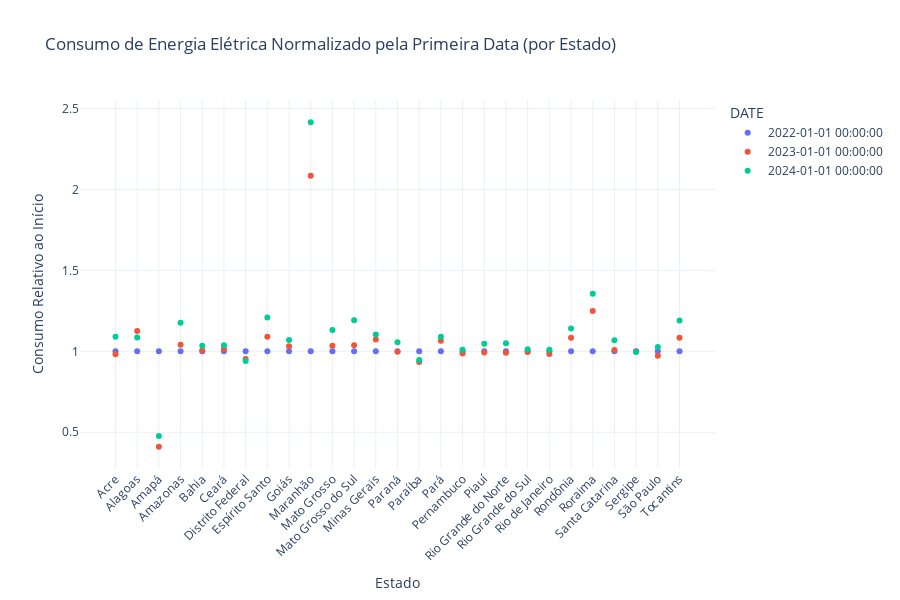

Write notebook code for a chart like this one.
### Markdown cell above
MG e SP disparam no consumo, fazendo com que outras UF fiquem ocultas. Normalizando para uma melhor visualização da evolução:

### Code cell
import pandas as pd
import plotly.express as px

# Copiar o DataFrame
dados_normalizados = dados_energia_corrigido.copy()

# Ordenar por data para garantir que a primeira data venha primeiro
dados_normalizados = dados_normalizados.sort_values(['NOME_ESTADO', 'DATE'])

# Obter o valor da primeira data por estado
valores_iniciais = dados_normalizados.groupby('NOME_ESTADO')['VALOR'].transform('first')

# Normalizar com base no valor da primeira data
dados_normalizados['VALOR_NORMALIZADO'] = dados_normalizados['VALOR'] / valores_iniciais

# Criar scatter plot com Plotly
fig = px.scatter(
    dados_normalizados,
    x='NOME_ESTADO',
    y='VALOR_NORMALIZADO',
    color='DATE',
    title='Consumo de Energia Elétrica Normalizado pela Primeira Data (por Estado)',
    labels={'VALOR_NORMALIZADO': 'Consumo Relativo ao Início', 'NOME_ESTADO': 'Estado'}
)

fig.update_layout(
    xaxis_tickangle=-45,
    template='plotly_white',
    height=600
)

fig.show()

### Figure 1 — Plotly figure (JSON) as saved in the notebook; plotly's stock layout.template omitted (floating-point values rounded to 4 significant figures)
{"data": [{"hovertemplate": "DATE=2022-01-01 00:00:00<br>Estado=%{x}<br>Consumo Relativo ao Início=%{y}<extra></extra>", "legendgroup": "2022-01-01 00:00:00", "marker": {"color": "#636efa", "symbol": "circle"}, "mode": "markers", "name": "2022-01-01 00:00:00", "orientation": "v", "showlegend": true, "type": "scatter", "x": ["Acre", "Alagoas", "Amapá", "Amazonas", "Bahia", "Ceará", "Distrito Federal", "Espírito Santo", "Goiás", "Maranhão", "Mato Grosso", "Mato Grosso do Sul", "Minas Gerais", "Paraná", "Paraíba", "Pará", "Pernambuco", "Piauí", "Rio Grande do Norte", "Rio Grande do Sul", "Rio de Janeiro", "Rondônia", "Roraima", "Santa Catarina", "Sergipe", "São Paulo", "Tocantins"], "xaxis": "x", "y": [1.0, 1.0, 1.0, 1.0, 1.0, 1.0, 1.0, 1.0, 1.0, 1.0, 1.0, 1.0, 1.0, 1.0, 1.0, 1.0, 1.0, 1.0, 1.0, 1.0, 1.0, 1.0, 1.0, 1.0, 1.0, 1.0, 1.0], "yaxis": "y"}, {"hovertemplate": "DATE=2023-01-01 00:00:00<br>Estado=%{x}<br>Consumo Relativo ao Início=%{y}<extra></extra>", "legendgroup": "2023-01-01 00:00:00", "marker": {"color": "#EF553B", "symbol": "circle"}, "mode": "markers", "name": "2023-01-01 00:00:00", "orientation": "v", "showlegend": true, "type": "scatter", "x": ["Acre", "Alagoas", "Amapá", "Amazonas", "Bahia", "Ceará", "Distrito Federal", "Espírito Santo", "Goiás", "Maranhão", "Mato Grosso", "Mato Grosso do Sul", "Minas Gerais", "Paraná", "Paraíba", "Pará", "Pernambuco", "Piauí", "Rio Grande do Norte", "Rio Grande do Sul", "Rio de Janeiro", "Rondônia", "Roraima", "Santa Catarina", "Sergipe", "São Paulo", "Tocantins"], "xaxis": "x", "y": [0.9818, 1.125, 0.4103, 1.041, 1.006, 1.015, 0.9532, 1.089, 1.032, 2.084, 1.034, 1.038, 1.073, 0.997, 0.9344, 1.065, 0.9866, 0.993, 0.9919, 0.9959, 0.9832, 1.083, 1.249, 1.008, 0.9992, 0.9725, 1.084], "yaxis": "y"}, {"hovertemplate": "DATE=2024-01-01 00:00:00<br>Estado=%{x}<br>Consumo Relativo ao Início=%{y}<extra></extra>", "legendgroup": "2024-01-01 00:00:00", "marker": {"color": "#00cc96", "symbol": "circle"}, "mode": "markers", "name": "2024-01-01 00:00:00", "orientation": "v", "showlegend": true, "type": "scatter", "x": ["Acre", "Alagoas", "Amapá", "Amazonas", "Bahia", "Ceará", "Distrito Federal", "Espírito Santo", "Goiás", "Maranhão", "Mato Grosso", "Mato Grosso do Sul", "Minas Gerais", "Paraná", "Paraíba", "Pará", "Pernambuco", "Piauí", "Rio Grande do Norte", "Rio Grande do Sul", "Rio de Janeiro", "Rondônia", "Roraima", "Santa Catarina", "Sergipe", "São Paulo", "Tocantins"], "xaxis": "x", "y": [1.091, 1.086, 0.4768, 1.176, 1.034, 1.037, 0.9399, 1.209, 1.07, 2.415, 1.132, 1.193, 1.105, 1.056, 0.9459, 1.09, 1.011, 1.047, 1.049, 1.012, 1.01, 1.141, 1.356, 1.068, 0.9956, 1.027, 1.191], "yaxis": "y"}], "layout": {"height": 600, "legend": {"title": {"text": "DATE"}, "tracegroupgap": 0}, "title": {"text": "Consumo de Energia Elétrica Normalizado pela Primeira Data (por Estado)"}, "xaxis": {"anchor": "y", "domain": [0, 1], "tickangle": -45, "title": {"text": "Estado"}}, "yaxis": {"anchor": "x", "domain": [0, 1], "title": {"text": "Consumo Relativo ao Início"}}}}
